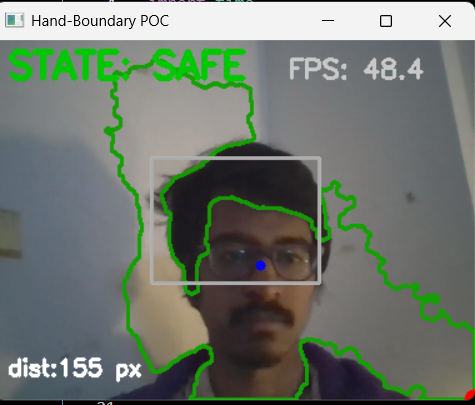
#> input picture image.png, 475 x 405 px, given in place of the camera
$ python hand_boundary_poc.py
#> lines starting #> are read from the running program, lines starting #| are printed output that depends on the picture; after the words box and inside, x2 and y2 are one past the last pixel; in counts of white or black regions, pixels touching at a corner belong together
# hand_boundary_poc.py
import cv2
import numpy as np
import time
import argparse
import math

parser = argparse.ArgumentParser(description="Hand-boundary interaction POC")
parser.add_argument("--camera", type=int, default=0)
parser.add_argument("--scale", type=float, default=0.6, help="scale down frame for speed (0.3-1.0)")
parser.add_argument("--draw-rect", action="store_true", help="draw rectangle boundary (default: circle/box)")
parser.add_argument("--debug-mask", action="store_true", help="show skin mask window")
parser.add_argument("--min-area", type=int, default=2000, help="min contour area to consider a hand")
parser.add_argument("--safe-ratio", type=float, default=0.25, help="safe threshold ratio of frame diagonal")
parser.add_argument("--warning-ratio", type=float, default=0.07, help="warning threshold ratio of frame diagonal")
args = parser.parse_args()

cap = cv2.VideoCapture(args.camera)
if not cap.isOpened():
    raise RuntimeError("Cannot open camera")

# Helper: skin mask using YCrCb + HSV heuristics
def skin_mask(frame_bgr):
    # Blur to reduce noise
    f = cv2.GaussianBlur(frame_bgr, (5,5), 0)
    # YCrCb
    ycrcb = cv2.cvtColor(f, cv2.COLOR_BGR2YCrCb)
    (y, cr, cb) = cv2.split(ycrcb)
    mask_ycrcb = cv2.inRange(ycrcb, np.array([0,133,77]), np.array([255,173,127]))
    # HSV
    hsv = cv2.cvtColor(f, cv2.COLOR_BGR2HSV)
    mask_hsv = cv2.inRange(hsv, np.array([0, 10, 60]), np.array([25, 150, 255]))
    # Combined mask
    mask = cv2.bitwise_or(mask_ycrcb, mask_hsv)
    # Morphology
    kernel = cv2.getStructuringElement(cv2.MORPH_ELLIPSE, (5,5))
    mask = cv2.morphologyEx(mask, cv2.MORPH_CLOSE, kernel, iterations=2)
    mask = cv2.morphologyEx(mask, cv2.MORPH_OPEN, kernel, iterations=1)
    return mask

# Distance from point to rectangle boundary (0 if inside)
def point_to_rect_distance(px, py, x1, y1, x2, y2):
    dx = 0
    dy = 0
    if px < x1:
        dx = x1 - px
    elif px > x2:
        dx = px - x2
    if py < y1:
        dy = y1 - py
    elif py > y2:
        dy = py - y2
    return math.hypot(dx, dy)

prev_time = time.time()
fps_smooth = 0.0

while True:
    ret, frame = cap.read()
#> frame is the input picture: shape (405, 475, 3); mean B, G, R 109.8, 119.8, 111.2
    if not ret:
        break
    # Scale frame for speed
    h0, w0 = frame.shape[:2]
#> h0 = 405; w0 = 475
    scale = max(0.3, min(1.0, args.scale))
    frame = cv2.resize(frame, (int(w0*scale), int(h0*scale)))
#> frame: shape (243, 285, 3)
    h, w = frame.shape[:2]
#> h = 243; w = 285

    # Virtual boundary: centered rectangle (you can change size)
    rect_w = int(w * 0.35)
#> rect_w = 99
    rect_h = int(h * 0.35)
#> rect_h = 85
    x1 = int((w - rect_w) / 2)
#> x1 = 93
    y1 = int((h - rect_h) / 2)
#> y1 = 79
    x2 = x1 + rect_w
#> x2 = 192
    y2 = y1 + rect_h
#> y2 = 164

    # Skin mask
    mask = skin_mask(frame)
#> in skin_mask, `f = cv2.GaussianBlur(frame_bgr, (5,5), 0)`:
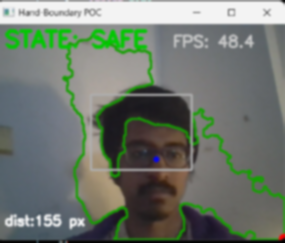
#> f: shape (243, 285, 3); mean B, G, R 110.2, 120.2, 111.6
#> in skin_mask, `ycrcb = cv2.cvtColor(f, cv2.COLOR_BGR2YCrCb)`: ycrcb: shape (243, 285, 3); mean of channels 0, 1, 2 116.5, 124.5, 124.5
#> in skin_mask, `(y, cr, cb) = cv2.split(ycrcb)`:
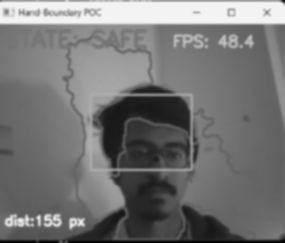
#> y: shape (243, 285); min 0, max 243, mean 116.5
#> in skin_mask, `(y, cr, cb) = cv2.split(ycrcb)`:
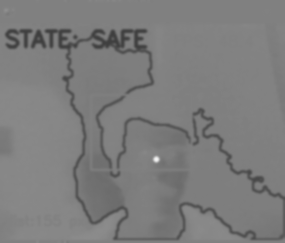
#> cb: shape (243, 285); min 62, max 245, mean 124.5
#> in skin_mask, `mask_ycrcb = cv2.inRange(ycrcb, np.array([0,133,77]), np.array([255,17..`:
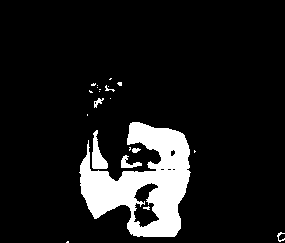
#> mask_ycrcb: shape (243, 285); 10.6% white; 22 white regions (15 under 20 px), largest, box (x1, y1, x2, y2) and area: (79, 122, 191, 237) 6684, (92, 130, 108, 169) 321, (121, 155, 142, 168) 125
#> in skin_mask, `hsv = cv2.cvtColor(f, cv2.COLOR_BGR2HSV)`: hsv: shape (243, 285, 3); mean H, S, V 62.9, 42.9, 125.2
#> in skin_mask, `mask_hsv = cv2.inRange(hsv, np.array([0, 10, 60]), np.array([25, 150, ..`: mask_hsv: shape (243, 285); 18.5% white; 41 white regions (29 under 20 px), largest, box (x1, y1, x2, y2) and area: (72, 43, 148, 219) 5970, (127, 122, 250, 237) 5900, (248, 211, 283, 238) 316
#> in skin_mask, `mask = cv2.bitwise_or(mask_ycrcb, mask_hsv)`: mask: shape (243, 285); 20.8% white; 42 white regions (30 under 20 px), largest, box (x1, y1, x2, y2) and area: (72, 43, 250, 237) 13326, (248, 211, 285, 242) 332, (121, 152, 142, 169) 166
#> in skin_mask, `mask = cv2.morphologyEx(mask, cv2.MORPH_CLOSE, kernel, iterations=2)`: mask: shape (243, 285); 24.1% white; 16 white regions (14 under 20 px), largest, box (x1, y1, x2, y2) and area: (72, 43, 285, 243) 16610, (279, 80, 285, 94) 48
#> in skin_mask, `mask = cv2.morphologyEx(mask, cv2.MORPH_OPEN, kernel, iterations=1)`:
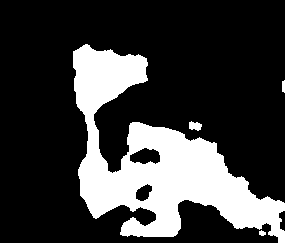
#> mask: shape (243, 285); 23.8% white; 4 white regions
    if args.debug_mask:
        cv2.imshow("mask", mask)

    # Find contours
    contours, _ = cv2.findContours(mask, cv2.RETR_EXTERNAL, cv2.CHAIN_APPROX_SIMPLE)
#> contours = 4 contours; box (x1, y1, x2, y2) and area: (73, 44, 285, 243) 16378, (189, 121, 202, 131) 74, (282, 80, 285, 93) 21, (259, 230, 266, 236) 20
    hand_point = None
    hand_contour = None
    if contours:
        # pick largest contour by area
        contours = sorted(contours, key=cv2.contourArea, reverse=True)
        for cnt in contours:
            area = cv2.contourArea(cnt)
            if area < args.min_area:
                continue
            hand_contour = cnt
            break
#> this loop made 1 pass
#> area on pass 1: 16378.5

    state_text = "NO HAND"
    color = (200,200,200)
    danger_flash = False

    if hand_contour is not None:
        # compute centroid
        M = cv2.moments(hand_contour)
#> M = moments, m00 16378.5, centre m10/m00, m01/m00 = (156.2, 160.6)
        if M["m00"] != 0:
            cx = int(M["m10"]/M["m00"])
#> cx = 156
            cy = int(M["m01"]/M["m00"])
#> cy = 160
        else:
            cx, cy = 0, 0

        # fingertip candidate: point on contour maximizing distance from centroid
        cnt_pts = hand_contour.reshape(-1,2)
#> cnt_pts = 577 pairs, first value 73 to 284, second value 44 to 242
        dists = np.linalg.norm(cnt_pts - np.array([cx,cy]), axis=1)
#> dists = 577 values, max 152 at index 280, min 28.46 at index 443, mean 81.87
        idx = np.argmax(dists)
#> idx = 280
        fx, fy = int(cnt_pts[idx][0]), int(cnt_pts[idx][1])
#> fx = 284; fy = 242
        hand_point = (fx, fy)
#> hand_point = (284, 242)

        # draw contour and point
        cv2.drawContours(frame, [hand_contour], -1, (0,160,20), 2)
        cv2.circle(frame, (cx,cy), 4, (255,0,0), -1)
#> frame: shape (243, 285, 3); mean B, G, R 104.9, 122.7, 106.5
        cv2.circle(frame, hand_point, 8, (0,0,255), -1)
#> frame: shape (243, 285, 3); mean B, G, R 104.9, 122.7, 106.6

        # Compute distance to rect boundary
        dist = point_to_rect_distance(fx, fy, x1, y1, x2, y2)
#> in point_to_rect_distance, `dx = px - x2`: dx = 92
#> in point_to_rect_distance, `dy = py - y2`: dy = 78
#> dist = 120.6

        # thresholds scaled with frame diagonal
        diag = math.hypot(w, h)
#> diag = 374.5
        safe_thresh = diag * args.safe_ratio    # far => SAFE if > this
#> safe_thresh = 93.63
        warn_thresh = diag * args.warning_ratio # WARNING zone if <= safe_thresh and > warn_thresh
#> warn_thresh = 26.22
        danger_thresh = 0                       # touching/inside => dist == 0 -> DANGER

        if dist == 0:
            state_text = "DANGER"
            color = (0,0,255)
            danger_flash = True
        elif dist <= warn_thresh:
            state_text = "WARNING"
            color = (0,165,255)
        else:
            state_text = "SAFE"
            color = (0,200,0)

        # Draw distance annotation
        cv2.putText(frame, f"dist:{int(dist)} px", (10, h-20), cv2.FONT_HERSHEY_SIMPLEX, 0.6, (255,255,255), 2)

    else:
        # optional fallback: background subtraction or motion detection not implemented here
        state_text = "NO HAND"
        color = (200,200,200)

    # Draw virtual rectangle
    cv2.rectangle(frame, (x1,y1), (x2,y2), (180,180,180), 2)
    # Optionally fill inner region lightly (transparent effect)
    overlay = frame.copy()
    cv2.rectangle(overlay, (x1,y1), (x2,y2), (50,50,50), -1)
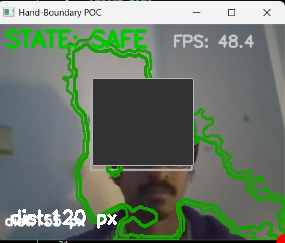
#> overlay: shape (243, 285, 3); mean B, G, R 105.7, 120.2, 106.4
    alpha = 0.07
    cv2.addWeighted(overlay, alpha, frame, 1-alpha, 0, frame)
#> frame: shape (243, 285, 3); mean B, G, R 107.3, 124.5, 108.9

    # Draw state
    cv2.putText(frame, f"STATE: {state_text}", (10,30), cv2.FONT_HERSHEY_SIMPLEX, 1.0, color, 3)

    # Flashing danger text
    if state_text == "DANGER":
        # Flashing effect
        t = time.time()
        if int(t*2) % 2 == 0:  # toggle at 2 Hz
            cv2.putText(frame, "DANGER DANGER", (int(w*0.12), int(h*0.90)), cv2.FONT_HERSHEY_DUPLEX, 1.8, (0,0,255), 4)
    # FPS calculation
    cur_time = time.time()
    fps = 1.0 / (cur_time - prev_time) if cur_time != prev_time else 0.0
    prev_time = cur_time
    fps_smooth = 0.8*fps_smooth + 0.2*fps
    cv2.putText(frame, f"FPS: {fps_smooth:.1f}", (w-150, 30), cv2.FONT_HERSHEY_SIMPLEX, 0.7, (200,200,200), 2)
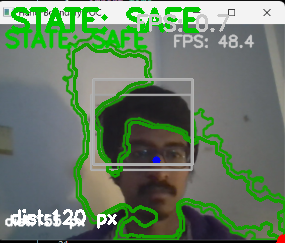
#> frame: shape (243, 285, 3); mean B, G, R 101.8, 124.4, 103.4

    cv2.imshow("Hand-Boundary POC", frame)

    key = cv2.waitKey(1) & 0xFF
#> (key Esc is pressed here)
    if key == 27:  # ESC
        break

cap.release()
cv2.destroyAllWindows()
